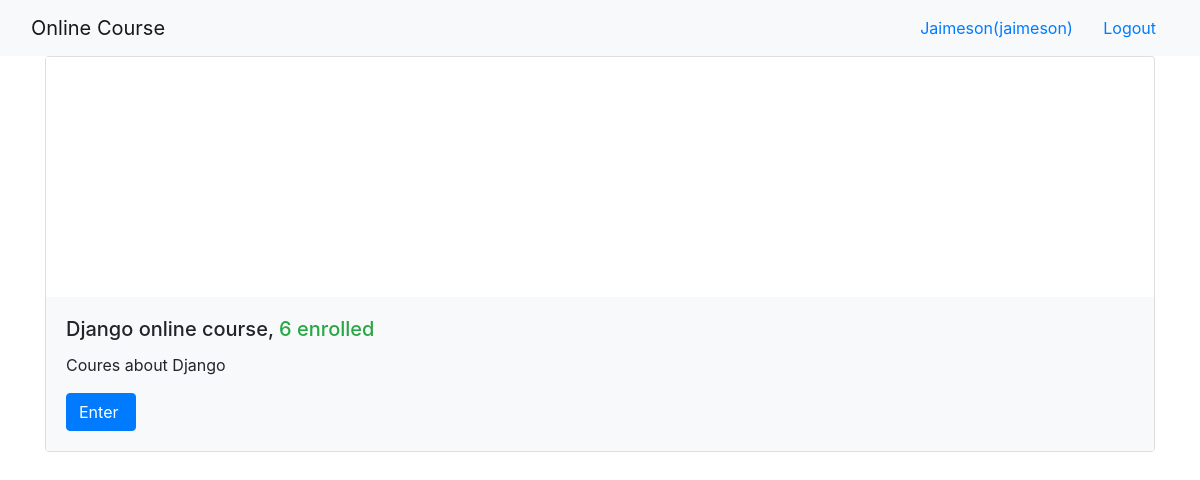
The app's page /onlinecourse/ (signed in) with its own data.
### onlinecourse/models.py (models this page shows, shortened)
class Course(models.Model):
    name = models.CharField(null=False, max_length=30, default='online course')
    image = models.ImageField(upload_to='course_images/')
    description = models.CharField(max_length=1000)
    pub_date = models.DateField(null=True)
    instructors = models.ManyToManyField(Instructor)
    users = models.ManyToManyField(settings.AUTH_USER_MODEL, through='Enrollment')
    total_enrollment = models.IntegerField(default=0)
    is_enrolled = False

### onlinecourse/views.py (the view)
class CourseListView(generic.ListView):
    template_name = 'onlinecourse/course_list_bootstrap.html'
    context_object_name = 'course_list'
    def get_queryset(self):
        user = self.request.user
        courses = Course.objects.order_by('-total_enrollment')[:10]
        for course in courses:
            if user.is_authenticated:
                course.is_enrolled = check_if_enrolled(user, course)
        return courses

### onlinecourse/views.py (called while the page is built)
def check_if_enrolled(user, course):
    is_enrolled = False
    if user.id is not None:
        num_results = Enrollment.objects.filter(user=user, course=course).count()
        if num_results > 0:
            is_enrolled = True
    return is_enrolled

### onlinecourse/templates/onlinecourse/course_list_bootstrap.html (shortened to what this page needs)
<!DOCTYPE html>
<html lang="en">
<head>
    {% load static %}
    <link rel="stylesheet" href="https://maxcdn.bootstrapcdn.com/bootstrap/4.5.2/css/bootstrap.min.css">
</head>
<body>
    <nav class="navbar navbar-light bg-light">
        <div class="container-fluid">
            <div class="navbar-header">
                  <a class="navbar-brand" href="#">Online Course</a>
            </div>
            <ul class="nav navbar-nav navbar-right">
                {% if user.is_authenticated %}
                <li>
                    <a class="btn btn-link" href="#">{{ user.first_name }}({{ user.username }})</a>
                    <a class="btn btn-link" href="{% url 'onlinecourse:logout' %}">Logout</a>
                </li>
                {% endif %}
            </ul>
        </div>
    </nav>
    {% if course_list %}
        <div class="container">
            <div class="card-deck">
                {% for course in course_list %}
                         <div class="card" style="width: 36rem;">
                          <img class="card-img-left" src="{{MEDIA_URL}}/{{ course.image }}" width="240px" height="240px"
                               alt="Course image">
                          <div class="card-body bg-light">
                              <h5 class="card-title">{{ course.name }}, <span class="text-success">
                                  {{ course.total_enrollment}} enrolled</span></h5>
                            <p class="card-text">{{ course.description}}</p>
                            <form action="{% url 'onlinecourse:enroll' course.id %}" method="post">
                                  <input class="btn btn-primary"  type="submit"
                                         value="{% if course.is_enrolled %}Enter{% else %}Enroll{% endif %} ">
                            </form>
                          </div>
                        </div>
                {% endfor %}
            </div>
        </div>
    {% else %}
        <p>No courses are available.</p>
    {% endif %}
</body>
</html>

### records on screen
Course: image (picture), name "Django online course", total_enrollment "6", description "Coures about Django", is_enrolled "Enter"

### other values on screen
{{ user.first_name }} "Jaimeson"
{{ user.username }} "jaimeson"
